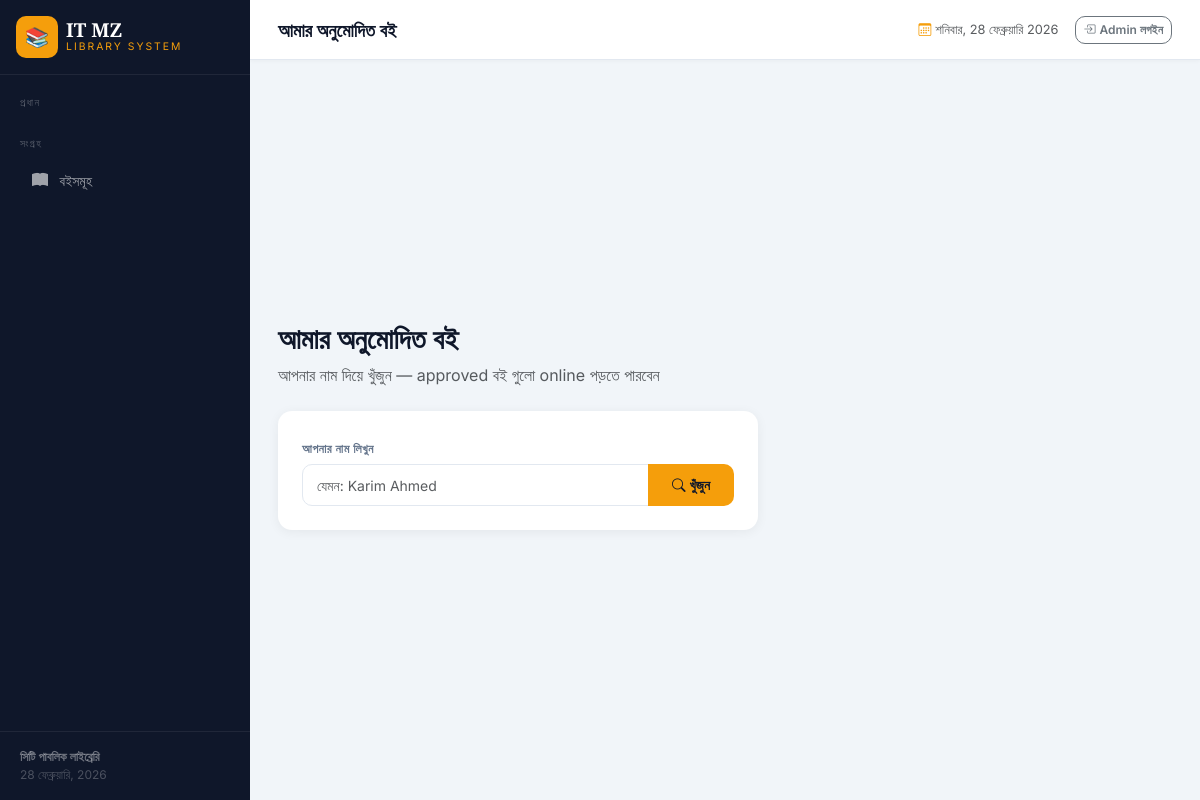
Page /my-books on the committed database.
### tables this page shows
CREATE TABLE settings (
        key TEXT PRIMARY KEY,
        value TEXT
    );

### app.py (the view, shortened to what this page needs)
@app.route('/my-books', methods=['GET', 'POST'])
def my_books():
    books_found = None
    student_name = ''
    return render_template('my_books.html', books=books_found, student_name=student_name)

### app.py (called while the page is built)
def get_db():
    conn = sqlite3.connect(DB_PATH)
    conn.row_factory = sqlite3.Row
    return conn

def get_settings():
    conn = get_db()
    rows = conn.execute('SELECT key, value FROM settings').fetchall()
    conn.close()
    return {row['key']: row['value'] for row in rows}

@app.context_processor
def inject_settings():
    return dict(site=get_settings())

### templates/my_books.html (shortened to what this page needs)
{% extends 'base.html' %}
{% block topbar_title %}আমার অনুমোদিত বই{% endblock %}
{% block content %}
<div class="page-header mb-4">
    <h1>আমার অনুমোদিত বই</h1>
    <p class="text-muted">আপনার নাম দিয়ে খুঁজুন — approved বই গুলো online পড়তে পারবেন</p>
</div>
<div class="card content-card mb-4" style="max-width:480px">
    <div class="card-body p-4">
        <form method="POST">
            <label class="form-label">আপনার নাম লিখুন</label>
            <div class="input-group">
                <input type="text" name="student_name" class="form-control"
                       placeholder="যেমন: Karim Ahmed"
                       value="{{ student_name }}" required autofocus>
                <button type="submit" class="btn btn-gold px-4">
                    <i class="bi bi-search me-1"></i>খুঁজুন
                </button>
            </div>
        </form>
    </div>
</div>
{% endblock %}

### templates/base.html (shortened to what this page needs)
<!DOCTYPE html>
<html lang="bn">
<head>
    <link href="https://cdnjs.cloudflare.com/ajax/libs/bootstrap/5.3.2/css/bootstrap.min.css" rel="stylesheet">
    <link href="https://cdnjs.cloudflare.com/ajax/libs/bootstrap-icons/1.11.3/font/bootstrap-icons.min.css" rel="stylesheet">
</head>
<body>
<nav id="sidebar">
    <div class="sidebar-brand d-flex align-items-center gap-2 p-3 border-bottom" style="border-color:rgba(255,255,255,.07)!important">
        <div class="brand-icon" style="overflow:hidden">
            {% if site.logo_type == 'image' %}
            <img src="{{ site.library_logo }}" style="width:100%;height:100%;object-fit:cover;border-radius:10px" alt="logo">
            {% else %}
            {{ site.library_logo }}
            {% endif %}
        </div>
        <div>
            <div class="brand-name">{{ site.library_name }}</div>
            <div class="brand-sub">{{ site.library_tagline }}</div>
        </div>
    </div>
    <div class="sidebar-nav flex-grow-1 py-2">
        <div class="nav-section">প্রধান</div>
        <div class="nav-section mt-2">সংগ্রহ</div>
        <a href="{{ url_for('books') }}" class="nav-link {% if request.endpoint=='books' %}active{% endif %}"><i class="bi bi-book-fill"></i> বইসমূহ</a>
    </div>
    <div class="sidebar-footer">
    <div class="fw-semibold" style="color:rgba(255,255,255,.4)">{{ site.library_footer }}</div>
    <div id="sidebar-date"></div>
</div>
</nav>
<div id="main">
    <div class="topbar">
        <div class="topbar-title">{% block topbar_title %}{% endblock %}</div>
        <div class="d-flex align-items-center gap-3">
            <span class="text-muted d-none d-md-inline" style="font-size:.8rem">
                <i class="bi bi-calendar3 me-1" style="color:var(--gold)"></i><span id="live-date"></span>
            </span>
            {% if session.get("is_admin") %}
                {% if session.get("is_super") %}
                <span class="admin-badge" style="background:rgba(245,158,11,.25);color:#b45309">SUPER ADMIN</span>
                {% else %}
                <span class="admin-badge">ADMIN</span>
                {% endif %}
                <div class="dropdown">
                    <button class="topbar-av border-0 dropdown-toggle" style="cursor:pointer"
                            data-bs-toggle="dropdown" aria-expanded="false">
                        {{ session.get("username", "A")[0].upper() }}
                    </button>
                    <ul class="dropdown-menu dropdown-menu-end shadow" style="min-width:200px;border-radius:12px;border:1px solid #e2e8f0;padding:6px">
                        <li>
                            <div class="px-3 py-2">
                                <div class="fw-bold" style="font-size:.85rem">{{ session.get("username") }}</div>
                                <div class="text-muted" style="font-size:.75rem">
                                    {% if session.get("is_super") %}Super Admin{% else %}Admin{% endif %}
                                </div>
                            </div>
                        </li>
                        <li><hr class="dropdown-divider my-1"></li>
                        <li>
                            <a class="dropdown-item rounded-2 d-flex align-items-center gap-2" href="{{ url_for('change_password') }}">
                                <i class="bi bi-shield-lock" style="color:var(--gold)"></i>
                                পাসওয়ার্ড পরিবর্তন
                            </a>
                        </li>
                        {% if session.get("is_super") %}
                        <li>
                            <a class="dropdown-item rounded-2 d-flex align-items-center gap-2" href="{{ url_for('settings') }}">
                                <i class="bi bi-gear-fill" style="color:var(--gold)"></i>
                                Settings
                            </a>
                        </li>
                        {% endif %}
                        <li><hr class="dropdown-divider my-1"></li>
                        <li>
                            <a class="dropdown-item rounded-2 d-flex align-items-center gap-2 text-danger" href="{{ url_for('logout') }}">
                                <i class="bi bi-box-arrow-right"></i>
                                লগআউট
                            </a>
                        </li>
                    </ul>
                </div>
            {% else %}
            <a href="{{ url_for('login') }}" class="btn btn-sm btn-outline-secondary" style="font-size:.75rem">
                <i class="bi bi-box-arrow-in-right me-1"></i>Admin লগইন
            </a>
            {% endif %}
        </div>
    </div>
    <div class="page-body pb-0 pt-3">
    </div>
    <div class="page-body">{% block content %}{% endblock %}</div>
</div>
</body>
</html>

### templates/base.html (style rules this page uses)
:root { --sidebar-bg:#0f172a; --sidebar-w:250px; --gold:#f59e0b; --gold-light:#fcd34d; }
body { font-family:'Inter',sans-serif; background:#f1f5f9; }
#sidebar { width:var(--sidebar-w); min-height:100vh; background:var(--sidebar-bg); position:fixed; top:0; left:0; display:flex; flex-direction:column; z-index:1000; }
.brand-icon { width:42px;height:42px;background:var(--gold);border-radius:10px;display:inline-flex;align-items:center;justify-content:center;font-size:1.2rem;color:#0f172a;font-weight:800; }
.brand-name { font-family:'Playfair Display',serif;font-size:1.2rem;font-weight:700;color:#fff;line-height:1; }
.brand-sub { font-size:.65rem;letter-spacing:2px;text-transform:uppercase;color:var(--gold); }
.nav-section { font-size:.65rem;letter-spacing:1.5px;text-transform:uppercase;color:rgba(255,255,255,.3);padding:.75rem 1.25rem .35rem; }
.sidebar-nav .nav-link { color:rgba(255,255,255,.6);padding:.6rem 1.25rem;border-radius:8px;margin:1px 10px;font-size:.875rem;font-weight:500;display:flex;align-items:center;gap:.6rem;transition:all .15s; }
.sidebar-nav .nav-link i { font-size:1rem;width:20px;text-align:center; }
#main { margin-left:var(--sidebar-w);min-height:100vh;display:flex;flex-direction:column; }
.topbar { background:#fff;height:60px;padding:0 1.75rem;display:flex;align-items:center;justify-content:space-between;border-bottom:1px solid #e2e8f0;position:sticky;top:0;z-index:999;box-shadow:0 1px 4px rgba(0,0,0,.04); }
.topbar-title { font-family:'Playfair Display',serif;font-size:1.15rem;font-weight:700;color:#0f172a; }
.page-body { padding:1.75rem;flex:1; }
.content-card { border:none;border-radius:14px;box-shadow:0 2px 12px rgba(0,0,0,.06); }
.form-label { font-size:.75rem;font-weight:600;text-transform:uppercase;letter-spacing:.5px;color:#64748b;margin-bottom:.35rem; }
.form-control,.form-select { border:1.5px solid #e2e8f0;border-radius:10px;font-size:.875rem;padding:.6rem .875rem; }
.btn { font-weight:600;font-size:.85rem;border-radius:10px; }
.btn-gold { background:var(--gold);color:#0f172a;border:none; }
.page-header h1 { font-family:'Playfair Display',serif;font-size:1.75rem;font-weight:900;color:#0f172a; }
.sidebar-footer { margin-top:auto;padding:1rem 1.25rem;border-top:1px solid rgba(255,255,255,.07);font-size:.75rem;color:rgba(255,255,255,.25); }

### rows in the picture
settings: library_name "IT MZ"
settings: library_tagline "LIBRARY SYSTEM"
settings: library_footer "সিটি পাবলিক লাইব্রেরি"

### other values in the picture
{{ site.library_logo }} "📚"
